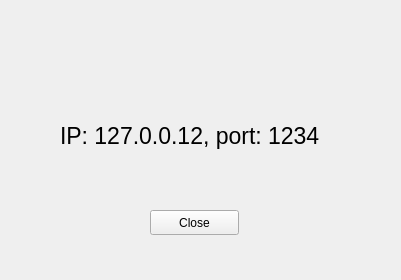
<?xml version="1.0" encoding="UTF-8"?>
<ui version="4.0">
 <class>QServer</class>
 <widget class="QWidget" name="QTcpServer">
  <property name="geometry">
   <rect>
    <x>0</x>
    <y>0</y>
    <width>401</width>
    <height>280</height>
   </rect>
  </property>
  <property name="windowTitle">
   <string>QServer</string>
  </property>
  <widget class="QPushButton" name="btn_Close">
   <property name="geometry">
    <rect>
     <x>150</x>
     <y>210</y>
     <width>89</width>
     <height>25</height>
    </rect>
   </property>
   <property name="text">
    <string>Close</string>
   </property>
  </widget>
  <widget class="QLabel" name="lbl_Ip_Port">
   <property name="geometry">
    <rect>
     <x>60</x>
     <y>120</y>
     <width>291</width>
     <height>31</height>
    </rect>
   </property>
   <property name="font">
    <font>
     <pointsize>17</pointsize>
    </font>
   </property>
   <property name="text">
    <string>IP: 127.0.0.12, port: 1234</string>
   </property>
  </widget>
 </widget>
 <resources/>
 <connections/>
</ui>
